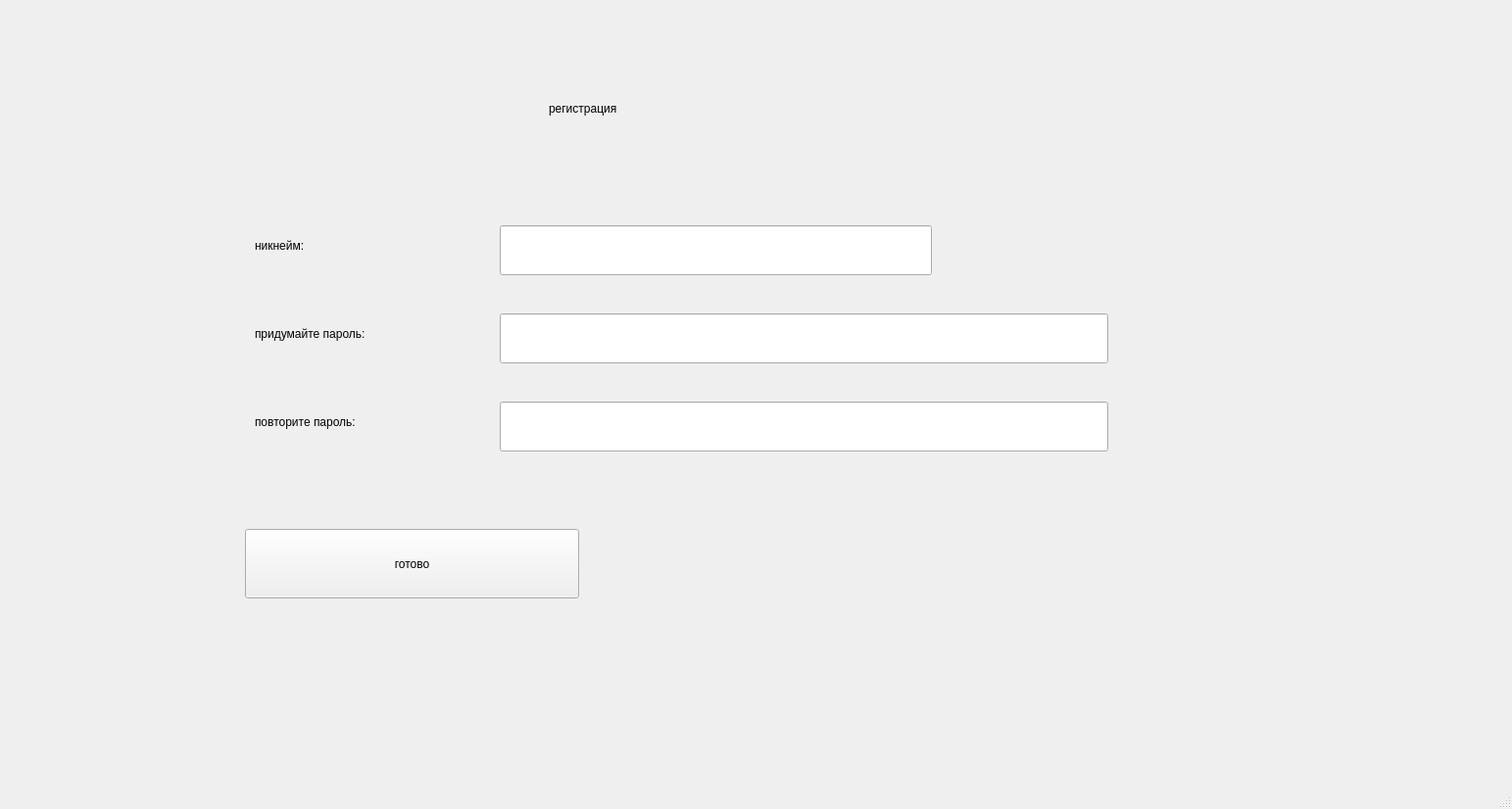
<?xml version="1.0" encoding="UTF-8"?>
<ui version="4.0">
 <class>MainWindow</class>
 <widget class="QMainWindow" name="MainWindow">
  <property name="geometry">
   <rect>
    <x>0</x>
    <y>0</y>
    <width>1543</width>
    <height>826</height>
   </rect>
  </property>
  <property name="windowTitle">
   <string>MainWindow</string>
  </property>
  <widget class="QWidget" name="centralwidget">
   <widget class="QLabel" name="label">
    <property name="geometry">
     <rect>
      <x>260</x>
      <y>220</y>
      <width>181</width>
      <height>61</height>
     </rect>
    </property>
    <property name="text">
     <string>никнейм:</string>
    </property>
   </widget>
   <widget class="QLabel" name="label_2">
    <property name="geometry">
     <rect>
      <x>260</x>
      <y>320</y>
      <width>231</width>
      <height>41</height>
     </rect>
    </property>
    <property name="text">
     <string>придумайте пароль:</string>
    </property>
   </widget>
   <widget class="QLabel" name="label_3">
    <property name="geometry">
     <rect>
      <x>260</x>
      <y>410</y>
      <width>241</width>
      <height>41</height>
     </rect>
    </property>
    <property name="text">
     <string>повторите пароль:</string>
    </property>
   </widget>
   <widget class="QLineEdit" name="lineEdit">
    <property name="geometry">
     <rect>
      <x>510</x>
      <y>230</y>
      <width>441</width>
      <height>51</height>
     </rect>
    </property>
   </widget>
   <widget class="QLineEdit" name="lineEdit_2">
    <property name="geometry">
     <rect>
      <x>510</x>
      <y>320</y>
      <width>621</width>
      <height>51</height>
     </rect>
    </property>
   </widget>
   <widget class="QLineEdit" name="lineEdit_3">
    <property name="geometry">
     <rect>
      <x>510</x>
      <y>410</y>
      <width>621</width>
      <height>51</height>
     </rect>
    </property>
   </widget>
   <widget class="QLabel" name="label_4">
    <property name="geometry">
     <rect>
      <x>560</x>
      <y>60</y>
      <width>821</width>
      <height>101</height>
     </rect>
    </property>
    <property name="text">
     <string>регистрация</string>
    </property>
   </widget>
   <widget class="QPushButton" name="pushButton">
    <property name="geometry">
     <rect>
      <x>250</x>
      <y>540</y>
      <width>341</width>
      <height>71</height>
     </rect>
    </property>
    <property name="text">
     <string>готово</string>
    </property>
   </widget>
   <widget class="QLabel" name="label_5">
    <property name="geometry">
     <rect>
      <x>680</x>
      <y>540</y>
      <width>541</width>
      <height>101</height>
     </rect>
    </property>
    <property name="text">
     <string/>
    </property>
   </widget>
  </widget>
  <widget class="QMenuBar" name="menubar">
   <property name="geometry">
    <rect>
     <x>0</x>
     <y>0</y>
     <width>1543</width>
     <height>26</height>
    </rect>
   </property>
  </widget>
  <widget class="QStatusBar" name="statusbar"/>
 </widget>
 <resources/>
 <connections/>
</ui>
